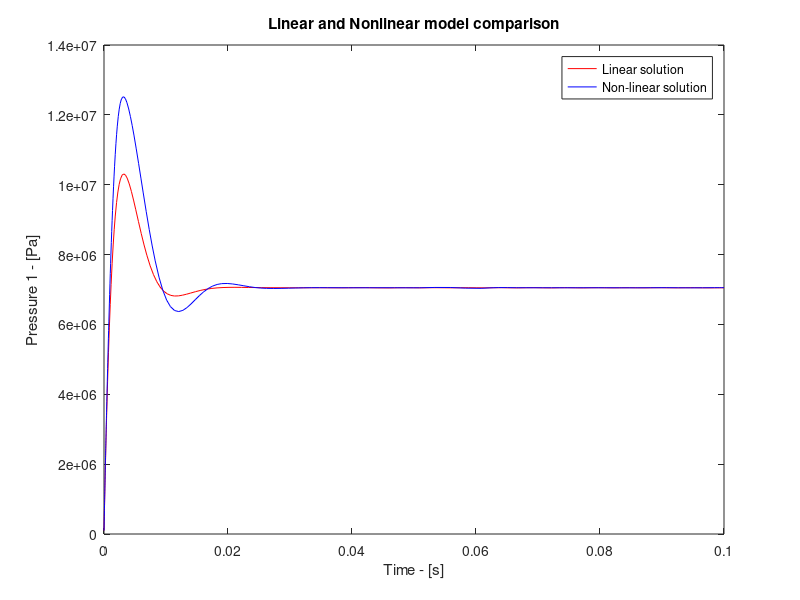

Reproduce this figure in MATLAB.
function SolveODEs()
clf  %clear any existing plots

% State defined as X = [x, xdot, p1,p2]
global lin; global Kv;

lin = 1; Kv = 2e-5;
[t_lin,y_lin] = ode45(  @deriv,[0,0.1],[0,0,1e5,1e5]); % derivative, time range, initial conditions

lin = 0; Kv = 0.074;
[t_nonlin,y_nonlin] = ode45(  @deriv,[0,0.1],[0,0,1e5,1e5]);

plot(t_lin,y_lin(:,3),'r',t_nonlin,y_nonlin(:,3),'b');
title('Linear and Nonlinear model comparison');
xlabel('Time - [s]');
ylabel('Pressure 1 - [Pa]');
legend('Linear solution','Non-linear solution')
pause 

function XDOT = deriv(t,X)
% System Parameters
A =4.909e-4;    Cd = 0.6;       rho= 850;
V = 1.473e-4;   beta = 2e9;     pa=1e5;
m = 30;         ps =1.4e7;      global Kv
global lin

% Rename states
x = X(1); xdot = X(2);   p1 = X(3);   p2 = X(4);

% Initiate forcing function
y = 0.002;

% write the non-trivial equations using nice names
if lin == 1
    xddot = A*(p1-p2)/m;
    p1dot = (y*Kv*(ps-p1)-rho*A*xdot)*((beta)/(V*rho));
    p2dot = (y*Kv*(p2-pa)-rho*A*xdot)*((-beta)/(V*rho));
end

% write the non-trivial equations using nice names
if lin == 0
    xddot = A*(p1-p2)/m;
    p1dot = (y*Kv*sign(ps-p1)*sqrt(abs(ps-p1))-rho*A*xdot)*((beta)/(V*rho));
    p2dot = (y*Kv*sign(p2-pa)*sqrt(abs(p2-pa))-rho*A*xdot)*((-beta)/(V*rho));
end

XDOT = [xdot; xddot;  p1dot;  p2dot] ;  %return the derivative values